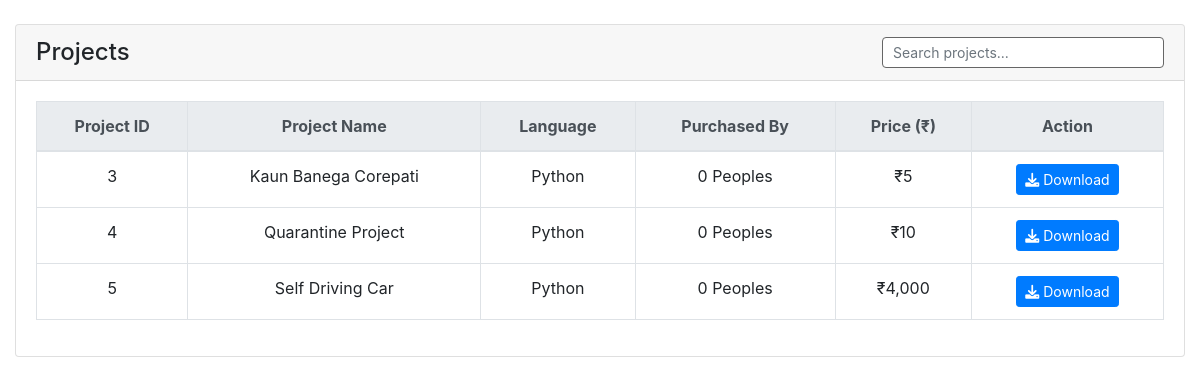
The app's page /projects.php with its own data.
### tables this page shows
CREATE TABLE `project` (
  `project_id` int(11) NOT NULL,
  `project_name` varchar(200) NOT NULL,
  `project_language` varchar(200) NOT NULL,
  `project_price` int(11) NOT NULL,
  `project_link` varchar(500) NOT NULL
);

### projects.php (the view, shortened to what this page needs)
<?php
include 'db_connect.php';
$is_student   = ($_SESSION['login_user_type'] == 3);
$purchased = [];
?>
<!DOCTYPE html>
<html>
<head>
    <link rel="stylesheet" href="https://stackpath.bootstrapcdn.com/bootstrap/4.6.0/css/bootstrap.min.css">
    <link rel="stylesheet" href="https://cdnjs.cloudflare.com/ajax/libs/font-awesome/6.0.0/css/all.min.css">
</head>
<body>
<div class="container-fluid mt-4">
    <div class="card card-outline card-success">
        <div class="card-header d-flex justify-content-between align-items-center">
            <h4 class="card-title mb-0">Projects</h4>
            <input type="text" id="searchInput" class="form-control form-control-sm w-25" placeholder="Search projects...">
        </div>
        <div class="card-body">
            <div class="table-responsive">
                <table class="table table-bordered table-hover" id="projectsTable">
                    <thead class="thead-light">
                        <tr>
                            <th class="text-center" onclick="sortTable(0)">Project ID</th>
                            <th class="text-center" onclick="sortTable(1)">Project Name</th>
                            <th class="text-center" onclick="sortTable(2)">Language</th>
                            <th class="text-center" onclick="sortTable(3)">Purchased By</th>
                            <th class="text-center" onclick="sortTable(4)">Price (₹)</th>
                            <th class="text-center">Action</th>
                        </tr>
                    </thead>
                    <tbody>
<?php
$qry = $conn->query("
    SELECT
        p.project_id, p.project_name, p.project_language,
        p.project_price, p.project_link,
        COUNT(spr.student_id) AS total_purchased
    FROM project p
    LEFT JOIN studentprojectregistered spr ON spr.project_id = p.project_id
    GROUP BY p.project_id
");
while ($row = $qry->fetch_assoc()):
    $already_bought = in_array((int)$row['project_id'], $purchased);
?>
                        <tr>
                            <td class="text-center"><?php echo $row['project_id']; ?></td>
                            <td class="text-center"><?php echo htmlspecialchars($row['project_name']); ?></td>
                            <td class="text-center"><?php echo htmlspecialchars($row['project_language']); ?></td>
                            <td class="text-center"><?php echo $row['total_purchased']; ?> Peoples</td>
                            <td class="text-center">₹<?php echo number_format($row['project_price']); ?></td>
                            <td class="text-center">
                                <?php if (!$is_student || $already_bought): ?>
                                    <a href="../projects/<?php echo $row['project_link']; ?>"
                                       class="btn btn-sm btn-primary" download>
                                        <i class="fa fa-download"></i> Download
                                    </a>
                                <?php endif; ?>
                            </td>
                        </tr>
<?php endwhile; ?>
                    </tbody>
                </table>
            </div>
        </div>
    </div>
</div>
</body>
</html>

### projects.php (style rules this page uses)
#searchInput { border: 1px solid #666; border-radius: 4px; padding: 6px 10px; }

### records on screen
project: project_id "3", project_name "Kaun Banega Corepati", project_language "Python", total_purchased "0", project_price "5"
project: project_id "4", project_name "Quarantine Project", project_language "Python", total_purchased "0", project_price "10"
project: project_id "5", project_name "Self Driving Car", project_language "Python", total_purchased "0", project_price "4,000"
